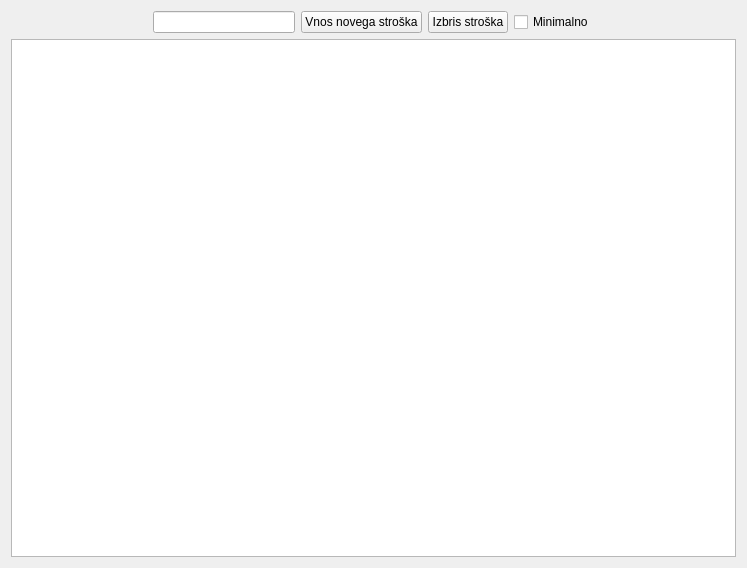
<?xml version="1.0" encoding="UTF-8"?>
<ui version="4.0">
 <class>wid_stroski</class>
 <widget class="QWidget" name="wid_stroski">
  <property name="windowModality">
   <enum>Qt::ApplicationModal</enum>
  </property>
  <property name="geometry">
   <rect>
    <x>0</x>
    <y>0</y>
    <width>747</width>
    <height>568</height>
   </rect>
  </property>
  <property name="windowTitle">
   <string>Form</string>
  </property>
  <layout class="QGridLayout" name="gridLayout">
   <item row="0" column="0">
    <layout class="QHBoxLayout" name="horizontalLayout">
     <item>
      <spacer name="horizontalSpacer">
       <property name="orientation">
        <enum>Qt::Horizontal</enum>
       </property>
       <property name="sizeHint" stdset="0">
        <size>
         <width>40</width>
         <height>20</height>
        </size>
       </property>
      </spacer>
     </item>
     <item>
      <widget class="QLineEdit" name="txt_stnaloga"/>
     </item>
     <item>
      <widget class="QPushButton" name="btn_nov">
       <property name="text">
        <string>Vnos novega stroška</string>
       </property>
      </widget>
     </item>
     <item>
      <widget class="QPushButton" name="btn_brisi">
       <property name="text">
        <string>Izbris stroška</string>
       </property>
      </widget>
     </item>
     <item>
      <widget class="QCheckBox" name="btn_min">
       <property name="text">
        <string>Minimalno</string>
       </property>
      </widget>
     </item>
     <item>
      <spacer name="horizontalSpacer_2">
       <property name="orientation">
        <enum>Qt::Horizontal</enum>
       </property>
       <property name="sizeHint" stdset="0">
        <size>
         <width>40</width>
         <height>20</height>
        </size>
       </property>
      </spacer>
     </item>
    </layout>
   </item>
   <item row="1" column="0">
    <widget class="QTableWidget" name="tbl_stroski">
     <property name="editTriggers">
      <set>QAbstractItemView::NoEditTriggers</set>
     </property>
     <property name="selectionMode">
      <enum>QAbstractItemView::SingleSelection</enum>
     </property>
     <property name="selectionBehavior">
      <enum>QAbstractItemView::SelectRows</enum>
     </property>
     <property name="sortingEnabled">
      <bool>true</bool>
     </property>
    </widget>
   </item>
  </layout>
 </widget>
 <resources/>
 <connections/>
</ui>
